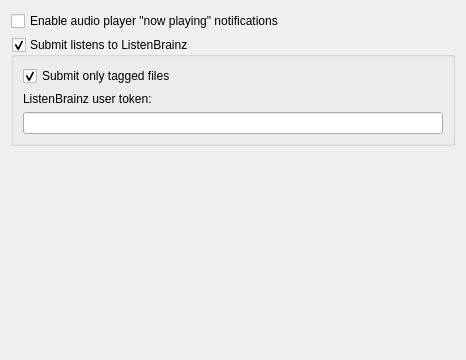
<?xml version="1.0" encoding="UTF-8"?>
<ui version="4.0">
 <class>PlayerOptionsPage</class>
 <widget class="QWidget" name="PlayerOptionsPage">
  <property name="geometry">
   <rect>
    <x>0</x>
    <y>0</y>
    <width>466</width>
    <height>360</height>
   </rect>
  </property>
  <property name="accessibleName">
   <string>ListenBrainz user name</string>
  </property>
  <layout class="QVBoxLayout">
   <item>
    <widget class="QCheckBox" name="player_now_playing">
     <property name="text">
      <string>Enable audio player &quot;now playing&quot; notifications</string>
     </property>
    </widget>
   </item>
   <item>
    <widget class="QGroupBox" name="listenbrainz_enabled">
     <property name="title">
      <string>Submit listens to ListenBrainz</string>
     </property>
     <property name="checkable">
      <bool>true</bool>
     </property>
     <layout class="QVBoxLayout" name="verticalLayout">
      <item>
       <widget class="QCheckBox" name="listenbrainz_submit_only_tagged">
        <property name="text">
         <string>Submit only tagged files</string>
        </property>
        <property name="checked">
         <bool>true</bool>
        </property>
       </widget>
      </item>
      <item>
       <widget class="QLabel" name="listenbrainz_token_label">
        <property name="text">
         <string>ListenBrainz user token:</string>
        </property>
        <property name="buddy">
         <cstring>listenbrainz_token</cstring>
        </property>
       </widget>
      </item>
      <item>
       <widget class="QLineEdit" name="listenbrainz_token">
        <property name="accessibleDescription">
         <string>ListenBrainz user token</string>
        </property>
       </widget>
      </item>
     </layout>
    </widget>
   </item>
   <item>
    <spacer name="verticalSpacer">
     <property name="orientation">
      <enum>Qt::Orientation::Vertical</enum>
     </property>
     <property name="sizeHint" stdset="0">
      <size>
       <width>20</width>
       <height>40</height>
      </size>
     </property>
    </spacer>
   </item>
  </layout>
 </widget>
 <tabstops>
  <tabstop>player_now_playing</tabstop>
  <tabstop>listenbrainz_enabled</tabstop>
  <tabstop>listenbrainz_submit_only_tagged</tabstop>
  <tabstop>listenbrainz_token</tabstop>
 </tabstops>
 <resources/>
 <connections/>
</ui>
